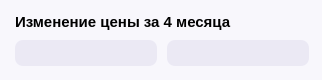
             <widget class="QWidget" name="sign_8" native="true">
              <property name="minimumSize">
               <size>
                <width>310</width>
                <height>0</height>
               </size>
              </property>
              <property name="maximumSize">
               <size>
                <width>322</width>
                <height>80</height>
               </size>
              </property>
              <property name="styleSheet">
               <string notr="true">background-color: rgb(248, 247, 252);
border: none;
border-radius: 21px;
</string>
              </property>
              <widget class="QWidget" name="layoutWidget_63">
               <property name="geometry">
                <rect>
                 <x>0</x>
                 <y>0</y>
                 <width>326</width>
                 <height>81</height>
                </rect>
               </property>
               <layout class="QVBoxLayout" name="verticalLayout_51">
                <property name="spacing">
                 <number>5</number>
                </property>
                <property name="leftMargin">
                 <number>15</number>
                </property>
                <property name="topMargin">
                 <number>9</number>
                </property>
                <property name="rightMargin">
                 <number>15</number>
                </property>
                <property name="bottomMargin">
                 <number>15</number>
                </property>
                <item>
                 <widget class="QLabel" name="label_113">
                  <property name="font">
                   <font>
                    <pointsize>11</pointsize>
                    <weight>75</weight>
                    <bold>true</bold>
                   </font>
                  </property>
                  <property name="text">
                   <string>Изменение цены за 4 месяца</string>
                  </property>
                 </widget>
                </item>
                <item>
                 <layout class="QHBoxLayout" name="horizontalLayout_43">
                  <property name="spacing">
                   <number>10</number>
                  </property>
                  <item>
                   <widget class="QLabel" name="label_114">
                    <property name="minimumSize">
                     <size>
                      <width>142</width>
                      <height>26</height>
                     </size>
                    </property>
                    <property name="maximumSize">
                     <size>
                      <width>142</width>
                      <height>26</height>
                     </size>
                    </property>
                    <property name="font">
                     <font>
                      <pointsize>10</pointsize>
                      <weight>75</weight>
                      <bold>true</bold>
                     </font>
                    </property>
                    <property name="styleSheet">
                     <string notr="true">background-color: rgb(235, 233, 244);
border: none;
border-radius: 8px;</string>
                    </property>
                    <property name="frameShadow">
                     <enum>QFrame::Plain</enum>
                    </property>
                    <property name="text">
                     <string/>
                    </property>
                    <property name="margin">
                     <number>0</number>
                    </property>
                   </widget>
                  </item>
                  <item>
                   <widget class="QLabel" name="label_115">
                    <property name="minimumSize">
                     <size>
                      <width>142</width>
                      <height>26</height>
                     </size>
                    </property>
                    <property name="maximumSize">
                     <size>
                      <width>142</width>
                      <height>26</height>
                     </size>
                    </property>
                    <property name="font">
                     <font>
                      <pointsize>10</pointsize>
                      <weight>75</weight>
                      <bold>true</bold>
                     </font>
                    </property>
                    <property name="styleSheet">
                     <string notr="true">background-color: rgb(235, 233, 244);
border: none;
border-radius: 8px;</string>
                    </property>
                    <property name="frameShadow">
                     <enum>QFrame::Plain</enum>
                    </property>
                    <property name="text">
                     <string/>
                    </property>
                    <property name="margin">
                     <number>0</number>
                    </property>
                   </widget>
                  </item>
                 </layout>
                </item>
               </layout>
              </widget>
             </widget>
